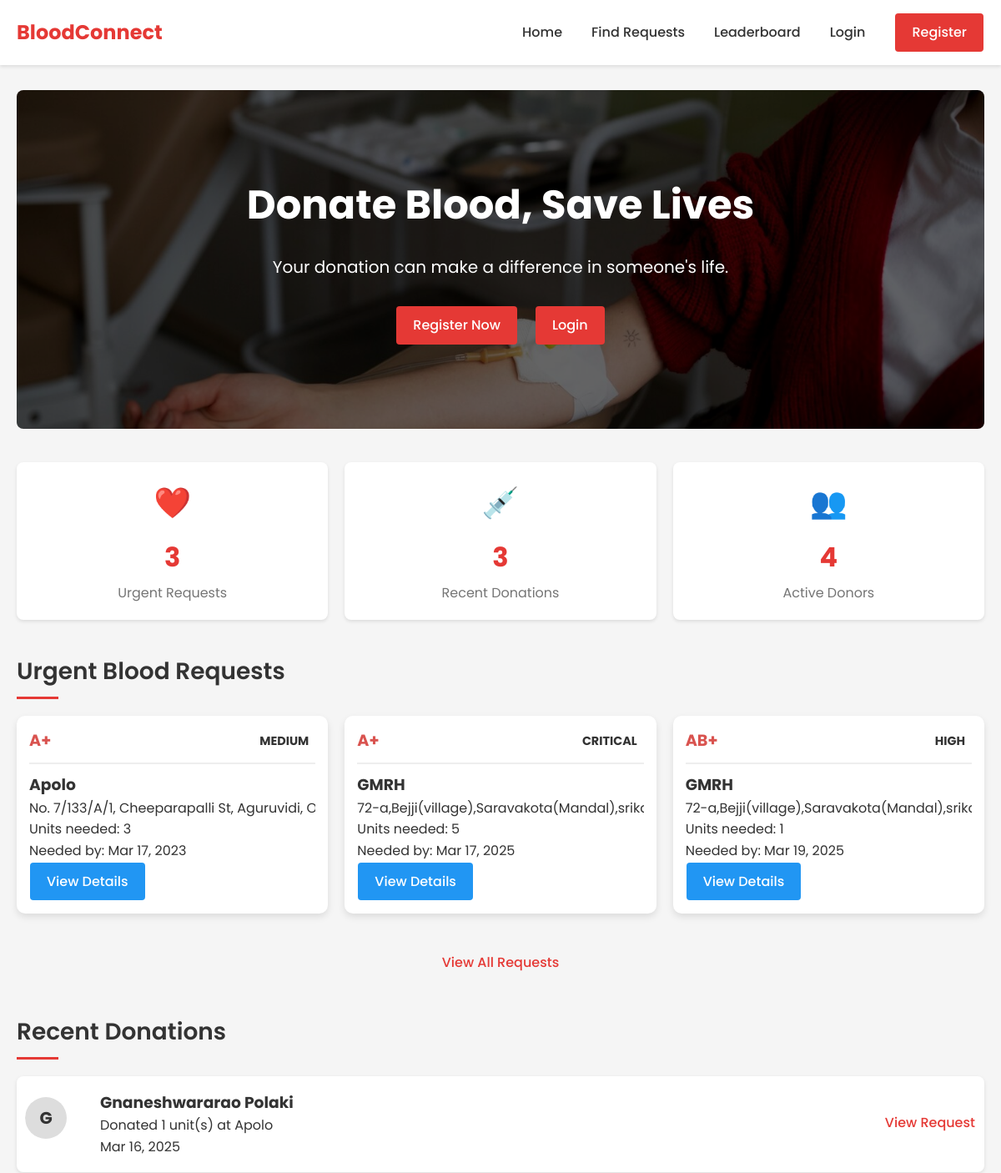
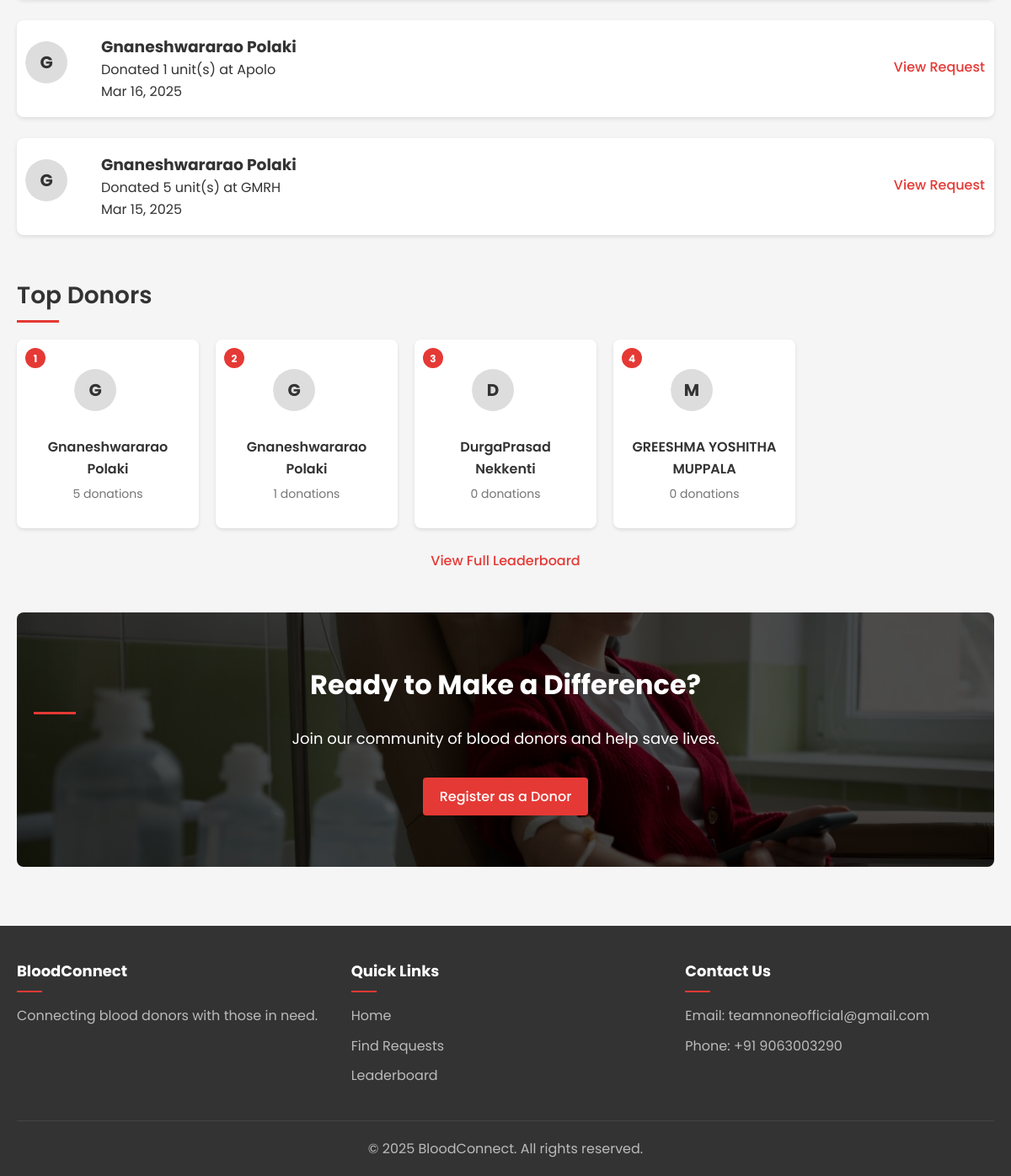
The page / on the database its author committed (2 pictures, top to bottom).
### blood_requests/models.py (models this page shows, shortened)
class BloodRequest(models.Model):
    STATUS_CHOICES = (
        ('pending', 'Pending'),
        ('fulfilled', 'Fulfilled'),
        ('expired', 'Expired'),
        ('cancelled', 'Cancelled'),
    )
    URGENCY_CHOICES = (
        ('low', 'Low'),
        ('medium', 'Medium'),
        ('high', 'High'),
        ('critical', 'Critical'),
    )
    requester = models.ForeignKey(User, on_delete=models.CASCADE, related_name='blood_requests')
    blood_group = models.ForeignKey(BloodGroup, on_delete=models.CASCADE)
    units_needed = models.PositiveIntegerField(default=1)
    hospital_name = models.CharField(max_length=255)
    hospital_address = models.TextField()
    patient_name = models.CharField(max_length=255)
    patient_age = models.PositiveIntegerField()
    reason = models.TextField()
    urgency = models.CharField(max_length=10, choices=URGENCY_CHOICES, default='medium')
    status = models.CharField(max_length=10, choices=STATUS_CHOICES, default='pending')
    created_at = models.DateTimeField(auto_now_add=True)
    needed_by = models.DateTimeField()

### accounts/models.py (models this page shows, shortened)
class BloodGroup(models.Model):
    name = models.CharField(max_length=5)  # A+, B-, O+, etc.
    def __str__(self):
        return self.name

class User(AbstractUser):
    USER_TYPES = (
        ('regular', 'Regular User'),
        ('donor', 'Blood Donor'),
        ('admin', 'Administrator'),
        ('ngo', 'NGO'),
    )
    user_type = models.CharField(max_length=10, choices=USER_TYPES, default='regular')
    phone_number = models.CharField(max_length=15, blank=True)
    address = models.TextField(blank=True)
    profile_picture = models.ImageField(upload_to='profile_pics/', blank=True, null=True)

### donations/models.py (models this page shows, shortened)
class Donation(models.Model):
    donor = models.ForeignKey(User, on_delete=models.CASCADE, related_name='donations')
    blood_request = models.ForeignKey(BloodRequest, on_delete=models.CASCADE, related_name='donations', null=True, blank=True)
    donation_date = models.DateTimeField(default=timezone.now)
    units = models.PositiveIntegerField(default=1)
    hospital = models.CharField(max_length=255)
    verified_by = models.ForeignKey(User, on_delete=models.SET_NULL, null=True, blank=True, related_name='verified_donations')
    verification_date = models.DateTimeField(null=True, blank=True)

### blood_connect/views.py (the view)
# urls.py: path('', homepage, name='home'),  # Use homepage view instead of TemplateView
def homepage(request):
    urgent_requests = BloodRequest.objects.filter(urgency__gte=2).order_by('-created_at')[:3]
    recent_donations = Donation.objects.all().order_by('-donation_date')[:3]
    top_donors = User.objects.filter(
        user_type='donor'
    ).annotate(
        donations_count=Count('donations')  # ✅ Count all donations for this donor
    ).order_by('-donations_count')[:5]  # ✅ Order by highest donation count
    context = {
        'urgent_requests': urgent_requests,
        'recent_donations': recent_donations,
        'top_donors': top_donors,
    }
    return render(request, 'home.html', context)

### templates/home.html (shortened to what this page needs)
{% extends 'base.html' %}
{% block content %}
<section class="hero">
    <div class="hero-content">
        <h1>Donate Blood, Save Lives</h1>
        <p>Your donation can make a difference in someone's life.</p>
        <div class="hero-buttons">
            {% if user.is_authenticated %}
                {% if user.user_type == 'donor' %}
                    <a href="{% url 'donor_dashboard' %}" class="btn-primary">Donor Dashboard</a>
                {% else %}
                    <a href="{% url 'create_blood_request' %}" class="btn-primary">Request Blood</a>
                {% endif %}
            {% else %}
                <a href="{% url 'register' %}" class="btn-primary">Register Now</a>
                <a href="{% url 'login' %}" class="btn-primary">Login</a>
            {% endif %}
        </div>
    </div>
</section>
<section class="stats-section">
    <div class="stats-container">
        <div class="stat-card">
            <div class="stat-icon">❤️</div>
            <div class="stat-number">{{ urgent_requests.count }}</div>
            <div class="stat-title">Urgent Requests</div>
        </div>
        <div class="stat-card">
            <div class="stat-icon">💉</div>
            <div class="stat-number">{{ recent_donations.count }}</div>
            <div class="stat-title">Recent Donations</div>
        </div>
        <div class="stat-card">
            <div class="stat-icon">👥</div>
            <div class="stat-number">{{ top_donors.count }}</div>
            <div class="stat-title">Active Donors</div>
        </div>
    </div>
</section>
<section class="urgent-requests">
    <h2>Urgent Blood Requests</h2>
    {% if urgent_requests %}
        <div class="request-cards">
            {% for request in urgent_requests %}
                <div class="request-card urgency">
                    <div class="request-header">
                        <span class="blood-group">{{ request.blood_group }}</span>
                        <span class="urgency-badge">{{ request.get_urgency_display }}</span>
                    </div>
                    <div class="request-body">
                        <h3>{{ request.hospital_name }}</h3>
                        <p>{{ request.hospital_address }}</p>
                        <p>Units needed: {{ request.units_needed }}</p>
                        <p>Needed by: {{ request.needed_by|date:"M d, Y" }}</p>
                    </div>
                    <div class="request-footer">
                        <a href="{% url 'view_request' request.id %}" class="btn-secondary">View Details</a>
                    </div>
                </div>
            {% endfor %}
        </div>
    {% else %}
        <p class="no-results">No urgent requests at the moment.</p>
    {% endif %}
    <div class="section-footer">
        <a href="{% url 'search_requests' %}" class="btn-text">View All Requests</a>
    </div>
</section>
<section class="recent-donations">
    <h2>Recent Donations</h2>
    {% if recent_donations %}
        <div class="donation-list">
            {% for donation in recent_donations %}
                <div class="donation-item">
                    <div class="donor-info">
                        <div class="donor-avatar">
                            {% if donation.donor.profile_picture %}
                                <img src="{{ donation.donor.profile_picture.url }}" alt="{{ donation.donor.username }}">
                            {% else %}
                                <div class="avatar-placeholder">{{ donation.donor.username|first|upper }}</div>
                            {% endif %}
                        </div>
                        <div class="donor-details">
                            <h3>{{ donation.donor.get_full_name|default:donation.donor.username }}</h3>
                            <p>Donated {{ donation.units }} unit(s) at {{ donation.hospital }}</p>
                            <p class="donation-date">{{ donation.donation_date|date:"M d, Y" }}</p>
                        </div>
                    </div>
                    {% if donation.blood_request %}
                        <a href="{% url 'view_request' donation.blood_request.id %}" class="btn-text">View Request</a>
                    {% endif %}
                </div>
            {% endfor %}
        </div>
    {% else %}
        <p class="no-results">No recent donations.</p>
    {% endif %}
</section>
<section class="top-donors">
    <h2>Top Donors</h2>
    {% if top_donors %}
        <div class="donor-cards">
            {% for donor in top_donors %}
                <div class="donor-card" onclick>
                    <div class="donor-rank">{{ forloop.counter }}</div>
                    <div class="donor-avatar">
                        {% if donor.profile_picture %}
                            <img src="{{ donor.profile_picture.url }}" alt="{{ donor.username }}">
                        {% else %}
                            <div class="avatar-placeholder">{{ donor.username|first|upper }}</div>
                        {% endif %}
                    </div>
                    <div class="donor-name">{{ donor.get_full_name|default:donor.username }}</div>
                    <div class="donor-donations">{{ donor.donations_count }} donations</div>
                </div>
            {% endfor %}
        </div>
    {% else %}
        <p class="no-results">No donors yet.</p>
    {% endif %}
    <div class="section-footer">
        <a href="{% url 'leaderboard' %}" class="btn-text">View Full Leaderboard</a>
    </div>
</section>
<section class="cta-section">
    <div class="cta-content">
        <h2>Ready to Make a Difference?</h2>
        <p>Join our community of blood donors and help save lives.</p>
        {% if user.is_authenticated %}
            {% if user.user_type == 'donor' %}
                <a href="{% url 'donor_dashboard' %}" class="btn-primary">Go to Dashboard</a>
            {% else %}
                <a href="{% url 'create_blood_request' %}" class="btn-primary">Request Blood</a>
            {% endif %}
        {% else %}
            <a href="{% url 'register' %}" class="btn-primary">Register as a Donor</a>
        {% endif %}
    </div>
</section>
{% endblock %}

### templates/home.html (style rules this page uses)
.request-cards { display: grid; grid-template-columns: repeat(auto-fit, minmax(300px, 1fr)); gap: 20px; justify-content: center; align-items: stretch; }
.request-card { background: #fff; border-radius: 10px; padding: 15px; box-shadow: 0px 4px 8px rgba(0, 0, 0, 0.1); transition: transform 0.3s ease-in-out; overflow: hidden; text-overflow: ellipsis; white-space: nowrap; }
.request-body { overflow: hidden; text-overflow: ellipsis; white-space: nowrap; }
.request-header { display: flex; justify-content: space-between; align-items: center; font-weight: bold; margin-bottom: 10px; }
.blood-group { font-size: 1.2rem; color: #d9534f; }
.urgency-badge { padding: 3px 8px; border-radius: 5px; font-size: 0.9rem; font-weight: bold; text-transform: uppercase; }

### rows shown on the page
BloodRequest: blood_group "A+", urgency "MEDIUM", hospital_name "Apolo", hospital_address "No. 7/133/A/1, Cheeparapalli St, Aguruvidi,…", units_needed "3", needed_by "Mar 17, 2023"
BloodRequest: blood_group "A+", urgency "CRITICAL", hospital_name "GMRH", hospital_address "72-a,Bejji(village),Saravakota(Mandal),sri…", units_needed "5", needed_by "Mar 17, 2025"
BloodRequest: blood_group "AB+", urgency "HIGH", hospital_name "GMRH", hospital_address "72-a,Bejji(village),Saravakota(Mandal),sri…", units_needed "1", needed_by "Mar 19, 2025"
Donation: donor.username|first "G", donor.get_full_name "Gnaneshwararao Polaki", units "1", hospital "Apolo", donation_date "Mar 16, 2025", shows "View Request"
Donation: donor.username|first "G", donor.get_full_name "Gnaneshwararao Polaki", units "1", hospital "Apolo", donation_date "Mar 16, 2025", shows "View Request"
Donation: donor.username|first "G", donor.get_full_name "Gnaneshwararao Polaki", units "5", hospital "GMRH", donation_date "Mar 15, 2025", shows "View Request"
User: username|first "G", get_full_name "Gnaneshwararao Polaki", donations_count "5"
User: username|first "G", get_full_name "Gnaneshwararao Polaki", donations_count "1"
User: username|first "D", get_full_name "DurgaPrasad Nekkenti", donations_count "0"
User: username|first "M", get_full_name "GREESHMA YOSHITHA MUPPALA", donations_count "0"

### other values the page prints
{{ urgent_requests.count }} "3"
{{ recent_donations.count }} "3"
{{ top_donors.count }} "4"
